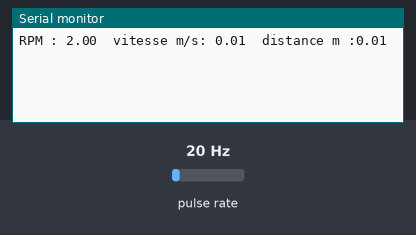
Bench run of a sketch on a simulated Arduino Uno, built with avr-gcc and run on an emulated ATmega328P. Parts: the last lines printed to the serial monitor. Wiring (inferred from the names in the program): pulse sensor: data pin 2. Inputs (shaded band) come from the test bench; at power-on: pulse rate 20 Hz.

Above: at 1.2 s.
1.3 s: pulse rate (sensor on pin 2) set to 4 Hz
At 2.6 s:
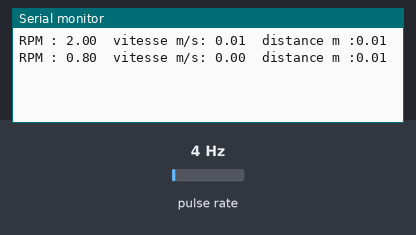
2.8 s: pulse rate (sensor on pin 2) set to 50 Hz
At 3.6 s:
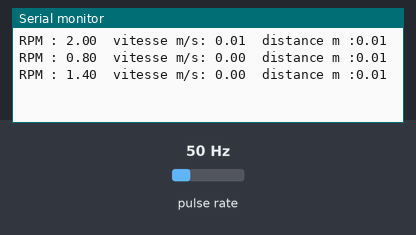
Timing chart, 0 to 5.8 s (numbered marks = the images above; inputs shaded):
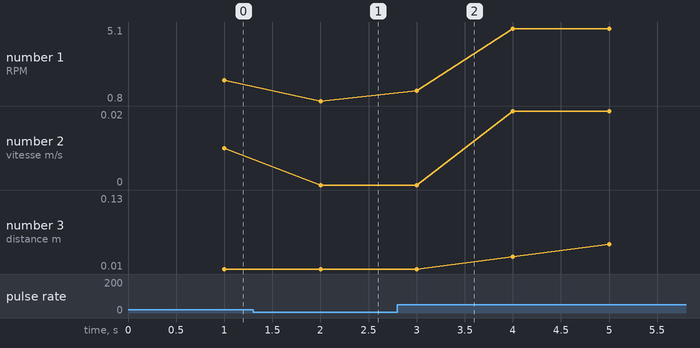

Measured:
- after the input at 1.3 s, the serial monitor: prints a new line after 0.70 s (image 1)
- after the input at 2.8 s, the serial monitor: prints a new line after 0.20 s (image 2)
- plotted number 1: 2 → 0.8 after the input at 1.3 s, 0.8 → 5 after the input at 2.8 s
- plotted number 2: 0.01 → 0 after the input at 1.3 s
- plotted number 3: 0.01 → 0.13 after the input at 2.8 s

The sketch:

compteur_vitesse.ino
```cpp
const byte encodeurA = 2;
const  float PPR = 600;
const float diametreRoue = 0.065; // metres
volatile unsigned long impulsions = 0;

unsigned long dernierTemps = 0;
unsigned long ancienCompteur = 0;

const unsigned long period = 1000;
void compterImpulsion(){
  impulsions++;
}

void setup() {
  Serial.begin(9600);
  pinMode(encodeurA, INPUT_PULLUP);

  attachInterrupt(
    digitalPinToInterrupt(encodeurA),
    compterImpulsion,
    RISING
  );

  dernierTemps = millis();


}

void loop() {

  unsigned long maintenant = millis();
  if (maintenant - dernierTemps >= period){
    unsigned long compteur;

    noInterrupts();
    compteur = impulsions;
    interrupts();
    unsigned long delta = compteur - ancienCompteur;
    unsigned long dt = maintenant - dernierTemps;

    float rpm = (delta / PPR) * (60000.0 / dt);

    float distance = (compteur / PPR) *PI * diametreRoue;

    float vitesse = (rpm * PI * diametreRoue) / 60.0;

    Serial.print("RPM : ");
    Serial.print(rpm);

    Serial.print("\tvitesse m/s: ");
    Serial.print(vitesse);

    Serial.print("\tdistance m :");
    Serial.println(distance);

    ancienCompteur = compteur;
    dernierTemps = maintenant;
  }


}
```
